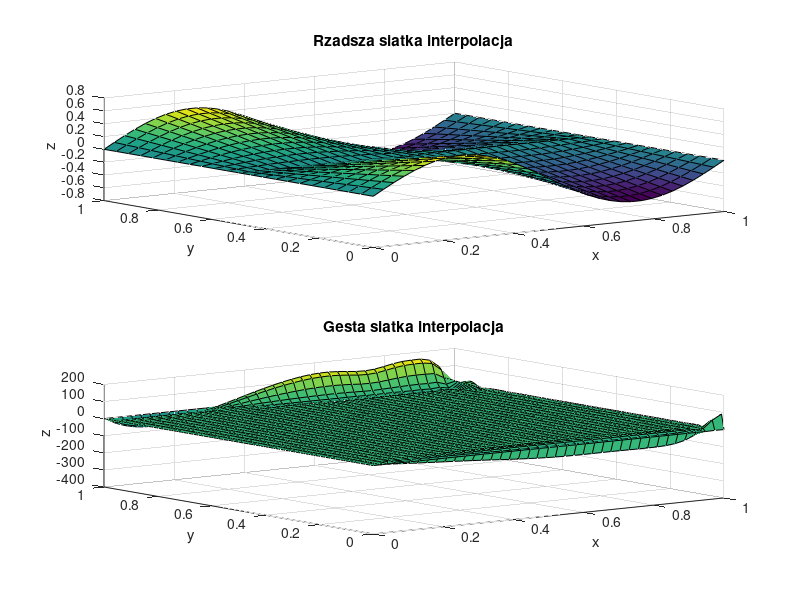

MATLAB code to generate this figure:
function [M,N,P,R,x_coarse,y_coarse,F_coarse,x_fine,y_fine,F_fine] = zadanie5()
P = 39; % liczba unikalnych współrzędnych x punktów dla których będzie obliczana interpolacja
R = 109; % liczba unikalnych współrzędnych y punktów dla których będzie obliczana interpolacja
M = 35; % liczba węzłów interpolacji wzdłuż osi X (stopień wielomianu zmiennej x: M-1)
N = 23; % liczba węzłów interpolacji wzdłuż osi Y (stopień wielomianu zmiennej y: N-1)

% Generowanie węzłów interpolacji na płaszczyźnie
x_coarse = linspace(0, 1, M);
y_coarse = linspace(0, 1, N);
[X_coarse, Y_coarse] = meshgrid(x_coarse, y_coarse);

% Wyznaczenie wartości funkcji oryginalnej w węzłach
F_coarse = sin(X_coarse*2*pi) .* abs(Y_coarse-0.5);

MN = M*N;
xvec_coarse = reshape(X_coarse, MN, 1);
yvec_coarse = reshape(Y_coarse, MN, 1);
fvec_coarse = reshape(F_coarse, MN, 1);

% Macierz Vandermonde'a dla interpolacji 2d
V = zeros(M*N, M*N);
for i = 0:(M-1)
    for j = 0:(N-1)
        V(:, i*N + j + 1) = xvec_coarse.^i .* yvec_coarse.^j;
    end
end

% Współczynniki wielomianu interpolacyjnego
coeffs = V \ fvec_coarse;

% Obliczanie wartości funkcji interpolującej na gęstszej siatce
x_fine = linspace(0, 1, P);
y_fine = linspace(0, 1, R);
[X_fine, Y_fine] = meshgrid(x_fine, y_fine);

F_fine = zeros(size(X_fine));
% zadanie B: zdefiniuj obliczenia wartości wielomianu interpolującego. Rezultat obliczeń zapisz w zmiennej F_fine.

for i = 0:(M-1)
    for j = 0:(N-1)
        F_fine = F_fine + coeffs(i*N+j+1) * X_fine.^i .* Y_fine.^j;
    end
end

subplot(2,1,1)
surf(X_coarse, Y_coarse, F_coarse)
title('Rzadsza siatka interpolacja')
xlabel('x')
ylabel('y')
zlabel('z')

subplot(2,1,2)
surf(X_fine, Y_fine, F_fine)
title('Gesta siatka interpolacja')
xlabel('x')
ylabel('y')
zlabel('z')

print('zadanie5.png', '-dpng')

end